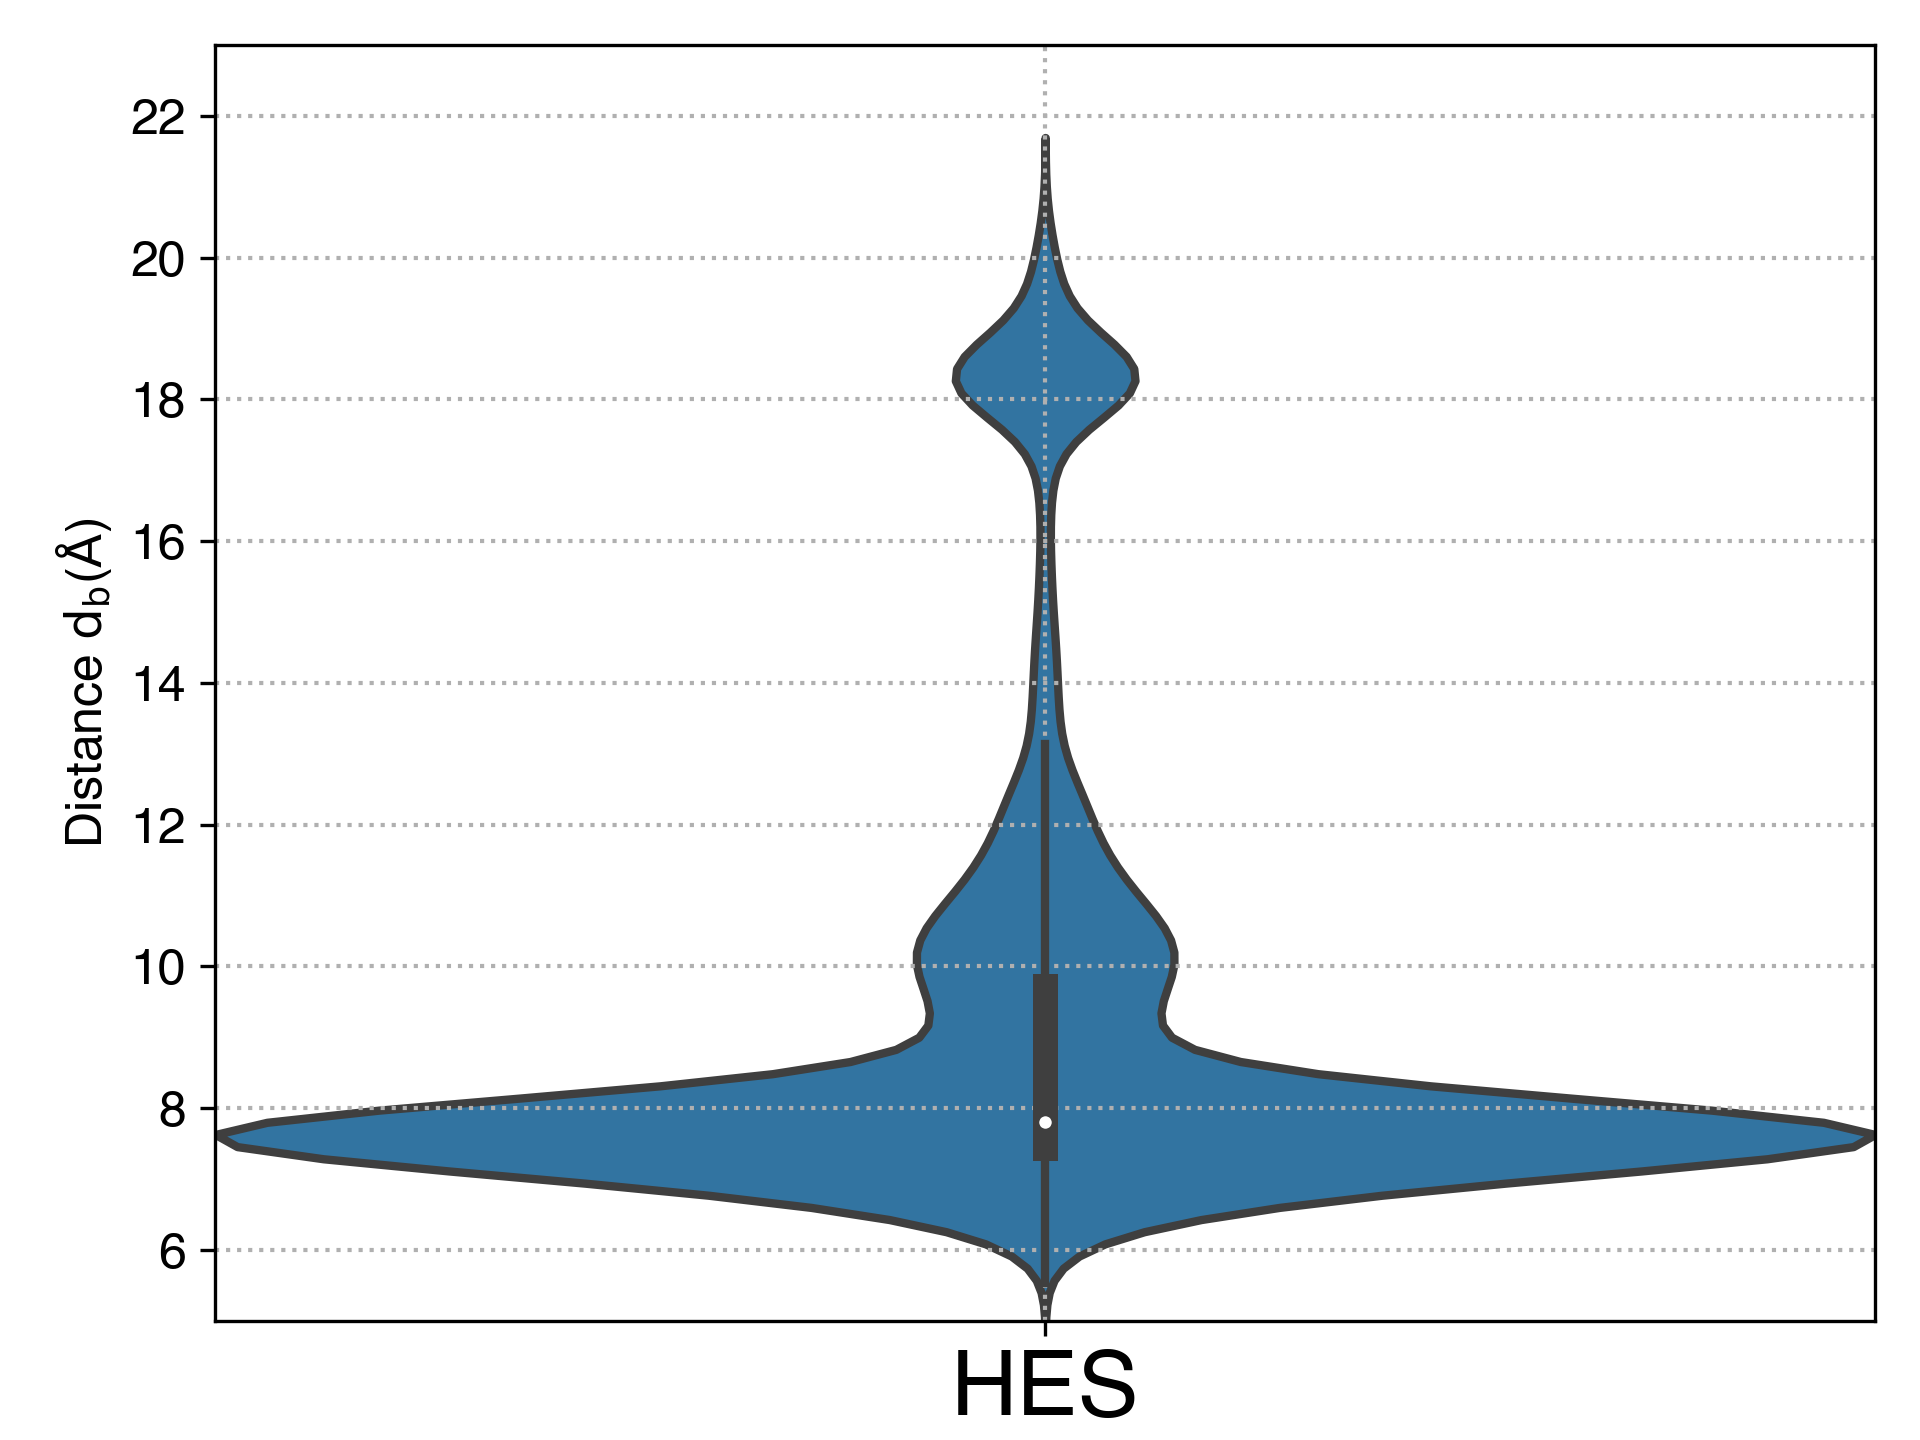

Generate this figure with Python:
from __future__ import print_function
import matplotlib as mpl
#from matplotlib import pyplot;
from matplotlib.ticker import AutoMinorLocator
#mpl.use('Agg')
mpl.rcParams["axes.labelsize"]=12
mpl.rcParams["xtick.labelsize"]=12
mpl.rcParams["ytick.labelsize"]=12
mpl.rcParams["legend.fontsize"]=12
mpl.rcParams['lines.linewidth'] = 2
from matplotlib import pyplot as plt
import numpy as np
import scipy.optimize as opt
from glob import glob
from pylab import genfromtxt
from scipy.signal import convolve
import scipy.optimize as opt
import seaborn as sb
from glob import glob



names = ["hes","ndo","nbo","cao"]
labels = ["HES","NDO","NBO","CAO"]

def movingaverage (values, window):
    weights = np.ones([window,1])/window
    sma = convolve(values, weights, 'valid')
    print(sma.shape)
    return sma
n = genfromtxt("hes.dat")
fig,ax1=plt.subplots()
colors = ['blue',  'maroon', 'fuchsia', 'aqua']
sb.violinplot(data=n[:,1], width=1.0)


labels = ["HES"]
ax1.set_ylim(ymax= 23,ymin=5)
#ax1.set_xlim(xmin=0,xmax=610)
ax1.grid(linestyle=":",linewidth = 1 )

ax1.set_ylabel("Distance $\mathrm{d_b}$($\mathrm{\AA}$)",fontsize=12)
plt.tight_layout()
ax1.set_xticklabels(labels,rotation = 0,fontsize=22)

fig.savefig('single.png', format='png', dpi=300)
